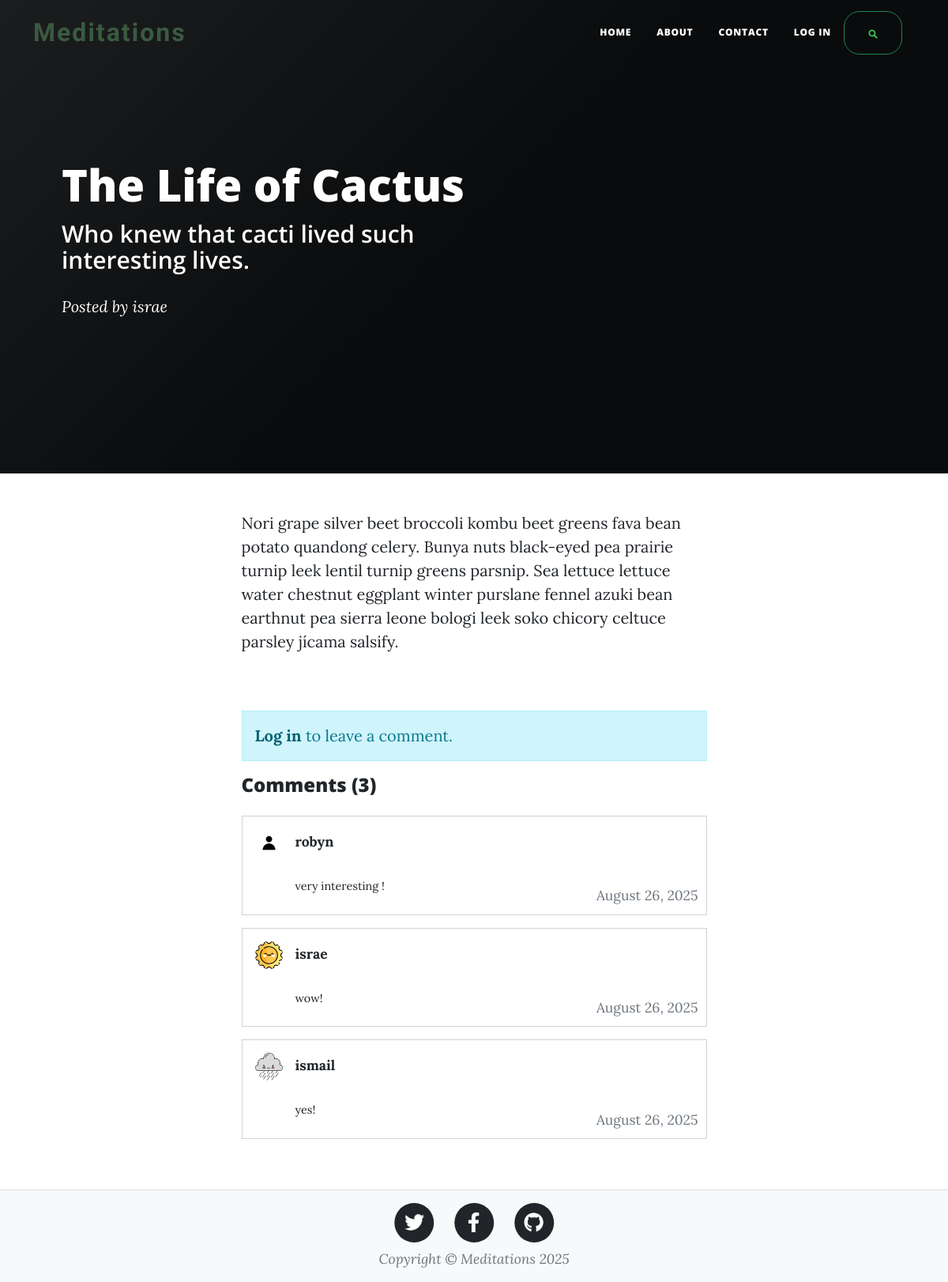
/post/1, run on the app's committed database.
### server.py (models this page shows, shortened)
class BlogPost(db.Model):
    id: Mapped[int] = mapped_column(Integer, primary_key=True)
    title: Mapped[str] = mapped_column(String(100), nullable=False)
    subtitle: Mapped[str] = mapped_column(String(100), nullable=False)
    body: Mapped[str] = mapped_column(String, nullable=False)
    author_id: Mapped[int] = mapped_column(ForeignKey("user.id"), nullable=True)  # Nullable for migration
    date: Mapped[str] = mapped_column(String(100), nullable=False)
    author: Mapped['User'] = relationship(back_populates='posts')
    comments: Mapped[list['Comment']] = relationship(back_populates='post', cascade='all, delete-orphan')

class Comment(db.Model):
    id: Mapped[int] = mapped_column(Integer, primary_key=True)
    content: Mapped[str] = mapped_column(String, nullable=False)
    date: Mapped[str] = mapped_column(String(100), nullable=False)
    author_id: Mapped[int] = mapped_column(ForeignKey("user.id"), nullable=False)
    post_id: Mapped[int] = mapped_column(ForeignKey("blog_post.id"), nullable=False)
    author: Mapped['User'] = relationship(back_populates='comments')
    post: Mapped['BlogPost'] = relationship(back_populates='comments')

class User(UserMixin, db.Model):
    id: Mapped[int] = mapped_column(Integer, primary_key=True)
    email: Mapped[str] = mapped_column(String(100), unique=True)
    password: Mapped[str] = mapped_column(String(100))
    name: Mapped[str] = mapped_column(String(1000))
    role: Mapped[str] = mapped_column(String(20), default='regular', nullable=False)
    date_joined: Mapped[str] = mapped_column(String(100), default=None, nullable=True)
    profile_picture: Mapped[str] = mapped_column(String(100), default='default_profile.jpg', nullable=True)
    posts: Mapped[list['BlogPost']] = relationship(back_populates='author')
    comments: Mapped[list['Comment']] = relationship(back_populates='author')

### server.py (the view, shortened to what this page needs)
@app.route('/post/<int:id>', methods=['GET', 'POST'])
def post(id):
    blog_post = BlogPost.query.get_or_404(id)
    comment_form = CommentForm()
    comments = db.session.execute(
        db.select(Comment)
        .where(Comment.post_id == id)
        .order_by(Comment.date.desc())
        .limit(3)
    ).scalars().all()
    number_of_comments = db.session.scalar(
        db.select(db.func.count(Comment.id)).where(Comment.post_id == id)
    )
    return render_template('post.html',
                         page_title=blog_post.title,
                         page_subtitle=blog_post.subtitle,
                         page_meta=f"Posted by {blog_post.author.name if blog_post.author else 'Unknown'}",
                         page_body=blog_post.body,
                         page_background_type="black",
                         page_background_image=None,
                         year=get_current_year(),
                         blog=blog_post,
                         comments=comments,
                         number_of_comments=number_of_comments,
                         comment_form=comment_form
                         )

### server.py (called while the page is built)
def get_current_year():
    return date.today().year

@app.context_processor
def inject_current_year():
    return {'get_current_year': get_current_year}

### templates/post.html (shortened to what this page needs)
{% extends "base.html" %}
{% block content %}
<article class="mb-4">
    <div class="container px-4 px-lg-5">
        <div class="row gx-4 gx-lg-5 justify-content-center">
            <div class="col-md-10 col-lg-8 col-xl-7">
                {{ page_body | safe }}
            </div>
        </div>
    </div>
</article>
<section class="py-5">
    <div class="container px-4 px-lg-5">
        <div class="row gx-4 gx-lg-5 justify-content-center">
            <div class="col-md-10 col-lg-8 col-xl-7">
                {% if current_user.is_authenticated %}
                <div class="card mb-4">
                    <div class="card-header">
                        <h5 class="mb-0">Leave a Comment</h5>
                    </div>
                    <div class="card-body">
                        <form method="POST">
                            {{ comment_form.hidden_tag() }}
                            <div class="mb-3">
                                {{ comment_form.content(class="form-control") }}
                                {% for error in comment_form.content.errors %}
                                    <div class="text-danger">{{ error }}</div>
                                {% endfor %}
                            </div>
                            {{ comment_form.submit(class="btn-medieval-primary") }}
                        </form>
                    </div>
                </div>
                {% else %}
                <div class="alert alert-info">
                    <a href="{{ url_for('login') }}" class="alert-link">Log in</a> to leave a comment.
                </div>
                {% endif %}
                <div class="comments-section">
                    <h4 class="mb-4">Comments ({{ number_of_comments }})</h4>
                    {% if comments %}
                        <div id="comments-container" data-post-id="{{ blog.id }}" data-current-user-id="{{ current_user.id if current_user.is_authenticated else '' }}">
                            {% for comment in comments %}
                            <div class="card mb-3 comment-card" style="position: relative;">
                                <div class="card-body p-3">
                                    <div class="d-flex align-items-start mb-2">
                                        <img src="{{ url_for('static', filename=comment.author.profile_picture or 'default_profile.jpg') }}"
                                             alt="Profile"
                                             class="me-3"
                                             style="width: 35px; height: 35px; border-radius: 50%; object-fit: cover; flex-shrink: 0;">
                                        <div class="flex-grow-1">
                                            <div class="mb-1">
                                                <small class="fw-bold mb-0">{{ comment.author.name }}</small>
                                            </div>
                                            <div id="comment-text-{{ comment.id }}" class="comment-text" style="display: block;">
                                                <p class="mb-0 comment-preview" style="font-size: 0.9rem;">{{ comment.content }}</p>
                                            </div>
                                        </div>
                                    </div>
                                    <small class="text-muted" style="position: absolute; bottom: 10px; right: 10px;">{{ comment.date }}</small>
                                </div>
                            </div>
                            {% endfor %}
                        </div>
                    {% else %}
                        <p class="text-muted">No comments yet. Be the first to comment!</p>
                    {% endif %}
                </div>
            </div>
        </div>
    </div>
</section>
{% endblock %}

### templates/header.html (shortened to what this page needs)
<!DOCTYPE html>
<html lang="en">
<head>
</head>
<body>
    <nav class="navbar navbar-expand-lg {% if show_header is not defined or show_header %}navbar-light{% else %}navbar-dark{% endif %}" id="mainNav">
        <div class="container">
            <a class="navbar-brand medieval-brand" href="{{ url_for('home') }}">Meditations</a>
            <div class="collapse navbar-collapse" id="navbarResponsive">
                <ul class="navbar-nav ms-auto py-4 py-lg-0">
                    <li class="nav-item"><a class="nav-link px-lg-3 py-3 py-lg-4" href="{{ url_for('home') }}">Home</a></li>
                    <li class="nav-item"><a class="nav-link px-lg-3 py-3 py-lg-4" href="{{ url_for('about') }}">About</a></li>
                    <li class="nav-item"><a class="nav-link px-lg-3 py-3 py-lg-4" href="{{ url_for('contact') }}">Contact</a></li>
                    {% if not current_user.is_authenticated %}
                    <li class="nav-item"><a class="nav-link px-lg-3 py-3 py-lg-4" href="{{ url_for('login') }}">Log in</a></li>
                    {% endif %}
                </ul>
                <div class="position-relative me-3" id="searchInputPrev">
                    <button class="btn btn-outline-success" type="submit"
                                style="border-radius: 20px; border: 1px solid #198754;" onclick="toggleSearchInput()">
                        </button>
                </div>
            </div>
        </div>
    </nav>
    {% if show_header is not defined or show_header %}
    {% set background_type = page_background_type or 'image' %}
    {% if background_type == 'black' %}
        <header class="masthead" style="background: linear-gradient(135deg, #1a1a1a 0%, #000000 50%, #000000 100%); min-height: 50vh;">
    {% elif background_type == 'image' or background_type == 'custom' %}
        <header class="masthead" style="background-image: url('{{ page_background_image }}'); min-height: 50vh;">
    {% else %}
        <header class="masthead" style="background: linear-gradient(135deg, #1a1a1a 0%, #000000 50%, #000000 100%); min-height: 50vh;">
    {% endif %}
        <div class="container position-relative px-4 px-lg-5">
            <div class="row gx-4 gx-lg-5">
                <div class="col-md-10 col-lg-8 col-xl-7 float-left">
                    {% if page_meta %}
                    <div class="post-heading">
                        <h1>{{ page_title or 'Post Title' }}</h1>
                        <h2 class="subheading">{{ page_subtitle or 'Post Subtitle' }}</h2>
                        <span class="meta">{{ page_meta }}</span>
                    </div>
                    {% else %}
                    <div class="site-heading">
                        <h1>{{ page_title or 'Page Title' }}</h1>
                        <span class="subheading">{{ page_subtitle or 'Page Subtitle' }}</span>
                    </div>
                    {% endif %}
                </div>
            </div>
        </div>
    </header>
    {% endif %}
</body>
</html>

### data on the page
BlogPost: title "The Life of Cactus", subtitle "Who knew that cacti lived such interesting lives.", body "Nori grape silver beet broccoli kombu beet greens fava bean potato quandong celery. Bunya nuts black-eyed pea prairie turnip leek lentil turnip greens parsnip. Sea lettuce lettuce water chestnut eggplant winter purslane fennel azuki bean earthnut pea sierra leone bologi leek soko chicory celtuce parsley jícama salsify."
Comment: profile_picture (placeholder picture), author.name "robyn", content "very interesting !", date "August 26, 2025"
Comment: profile_picture (picture), author.name "israe", content "wow!", date "August 26, 2025"
Comment: profile_picture (picture), author.name "ismail", content "yes!", date "August 26, 2025"

### other printed values
{{ page_meta }} "Posted by israe"
{{ number_of_comments }} "3"
{{ get_current_year() }} "2025"
